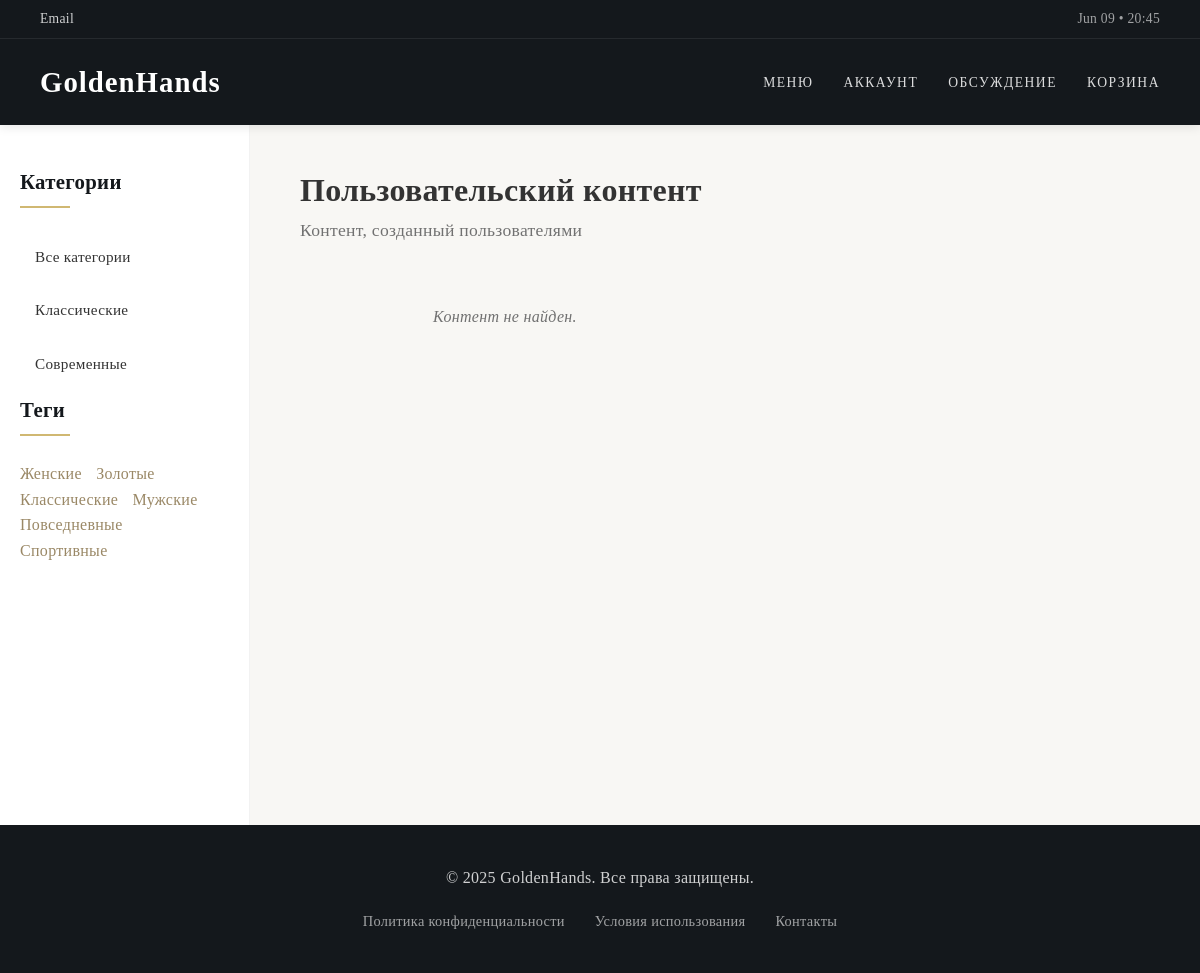
The page /user-content/ on the database as committed earlier.
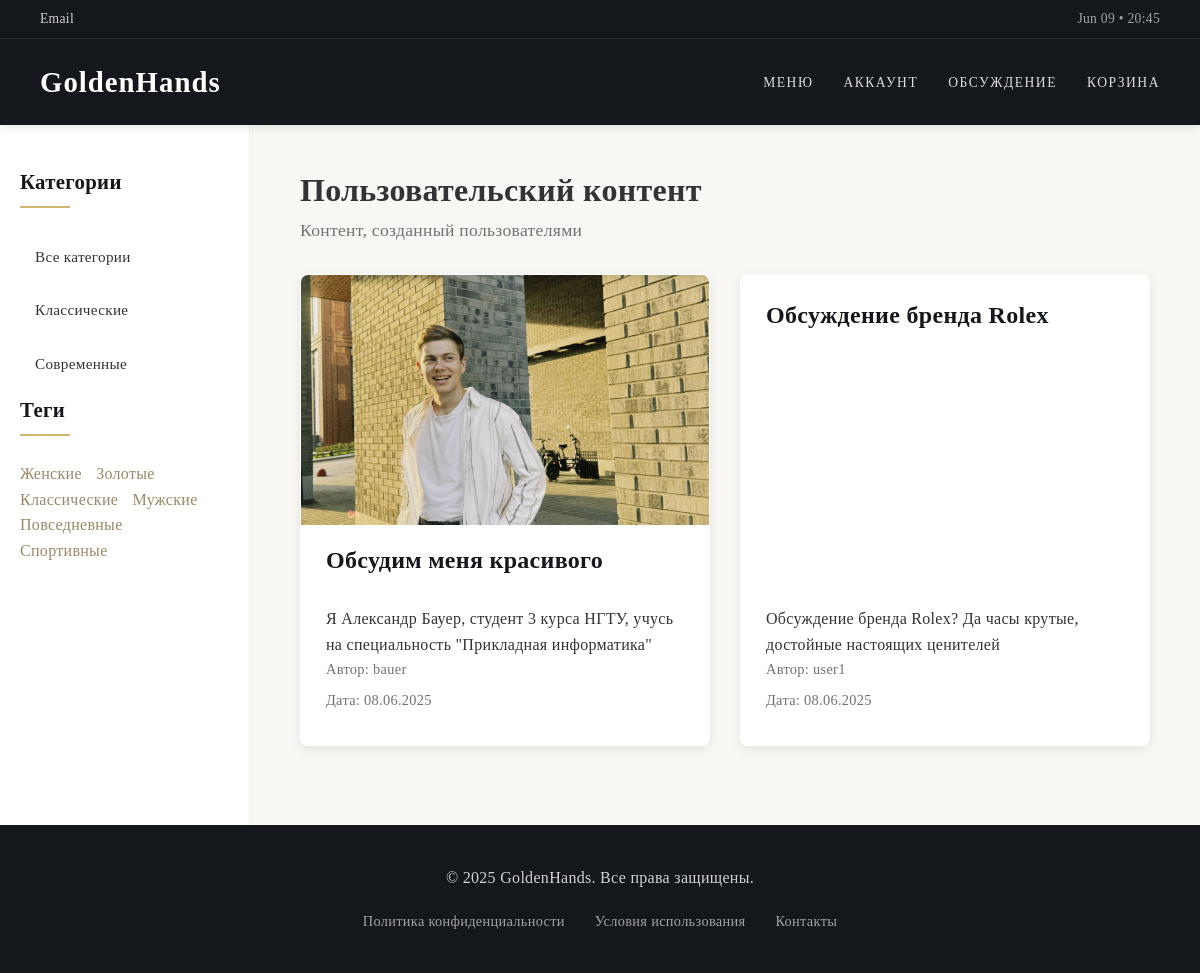
The same page on the database as committed later.
### WebApp/models.py (models this page shows, shortened)
class Category(models.Model):
    name = models.CharField('Название', max_length=100)
    slug = models.SlugField('URL', max_length=100, unique=True)
    class Meta:
        verbose_name = 'Категория'
        verbose_name_plural = 'Категории'
        ordering = ['name']

class Tag(models.Model):
    name = models.CharField('Название', max_length=100, db_index=True)
    slug = models.SlugField('URL', max_length=255, unique=True, db_index=True)
    class Meta:
        verbose_name = 'Тег'
        verbose_name_plural = 'Теги'
        ordering = ['name']

class UserContent(models.Model):
    title = models.CharField('Название', max_length=200)
    slug = models.SlugField('URL', max_length=200, unique=True)
    content = models.TextField('Контент', blank=True)
    image = models.ImageField(
        verbose_name='Изображение',
        upload_to='user_content/%Y/%m/%d/',
        blank=True,
        null=True
    )
    author = models.ForeignKey(
        User,
        on_delete=models.CASCADE,
        verbose_name='Автор',
        related_name='user_contents'
    )
    is_published = models.BooleanField('Опубликовано', default=False)
    created_at = models.DateTimeField('Дата создания', auto_now_add=True)
    updated_at = models.DateTimeField('Дата обновления', auto_now=True)
    class Meta:
        verbose_name = 'Пользовательский контент'
        verbose_name_plural = 'Пользовательский контент'
        ordering = ['-created_at']

### users/models.py (models this page shows)
class User(AbstractUser):
    date_birth = models.DateField(null=True, blank=True)
    photo = models.ImageField(upload_to='users/%Y/%m/%d/', blank=True)

### WebApp/views.py (the view)
# urls.py: path('user-content/', views.UserContentListView.as_view(), name='user_content_list'),
class UserContentListView(DataMixin, ListView):
    model = UserContent
    template_name = 'user_content_list.html'
    context_object_name = 'contents'
    title_page = 'Пользовательский контент'
    def get_queryset(self):
        return UserContent.objects.filter(is_published=True)

### WebApp/templatetags/watch_tags.py (called while the page is built)
@register.inclusion_tag('list_categories.html')
def show_categories(cat_selected=0):
    cats = Category.objects.all()
    return {'cats': cats, 'cat_selected': cat_selected}

@register.inclusion_tag('list_tags.html')
def show_tags():
    tags = Tag.objects.annotate(total=Count('watches')).filter(total__gt=0)
    return {'tags': tags}

### WebApp/utils.py (called while the page is built)
    def get_mixin_context(self, context, **kwargs):
        context['menu'] = menu
        context['categories'] = Category.objects.all()
        if self.title_page:
            context['title'] = self.title_page
        context.update(kwargs)
        return context

    def get_context_data(self, **kwargs):
        context = super().get_context_data(**kwargs)
        return self.get_mixin_context(context)

### WebProgramming/context_processors.py (called while the page is built)
def current_time(request):
    return {'current_time': datetime.now().strftime("%b %d • %H:%M")}

### users/context_processors.py (called while the page is built)
def get_women_context(request):
    return {'mainmenu': menu}

### templates/user_content_list.html (shortened to what this page needs)
{% extends 'base.html' %}
{% load static %}
{% block content %}
    <h1>{{ title }}</h1>
    <div class="section-header">
        <p class="section-description">Контент, созданный пользователями</p>
    </div>
    <div class="watches-grid">
        {% for content in contents %}
            <div class="watch-card">
                {% if content.image %}
                    <div class="watch-image-container">
                        <img src="{{ content.image.url }}" alt="{{ content.title }}" class="watch-image">
                    </div>
                {% endif %}
                <h3><a href="{% url 'user_content' content.slug %}">{{ content.title }}</a></h3>
                <p class="watch-description">{{ content.content|truncatewords:20|linebreaks }}</p>
                <p class="watch-category">Автор: {{ content.author.username }}</p>
                <p class="watch-category">Дата: {{ content.created_at|date:'d.m.Y' }}</p>
            </div>
        {% empty %}
            <p class="empty-message">Контент не найден.</p>
        {% endfor %}
    </div>
{% endblock %}

### templates/list_categories.html
<ul class="category-list">
    {% for cat in cats %}
        {% if cat.id == cat_selected %}
            <li class="selected"><span>{{ cat.name }}</span></li>
        {% else %}
            <li><a href="{% url 'category' cat.id %}">{{ cat.name }}</a></li>
        {% endif %}
    {% endfor %}
</ul>

### templates/list_tags.html
{% if tags %}
<ul class="tags-list">
    {% for tag in tags %}
        <li><a href="{% url 'tag' tag.slug %}">{{ tag.name }}</a></li>
    {% endfor %}
</ul>
{% endif %}

Rows that differ between the two databases and show on the page:
added UserContent: image (picture), title "Обсудим меня красивого", content "Я Александр Бауер, студент 3 курса НГТУ, учусь на специальность \"Прикладная информатика\"", author.username "bauer", created_at "08.06.2025"
added UserContent: title "Обсуждение бренда Rolex", content "Обсуждение бренда Rolex? Да часы крутые, достойные настоящих ценителей", author.username "user1", created_at "08.06.2025"
Other text that changed with them:
text no longer shown: "Контент не найден."
